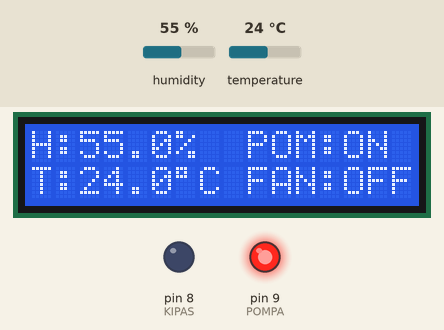
The sketch below on a simulated Arduino Uno, built with avr-gcc and run on an emulated ATmega328P. Shown: 16×2 character LCD, output pins drawn as LEDs (lit = HIGH). Inputs (shaded band) come from the test bench; at power-on: temperature 24 °C, humidity 55 %. What the sketch prints to the serial monitor is not drawn.

Above: at 4.7 s.
4.8 s: temperature set to 24.7 °C
At 6.5 s:
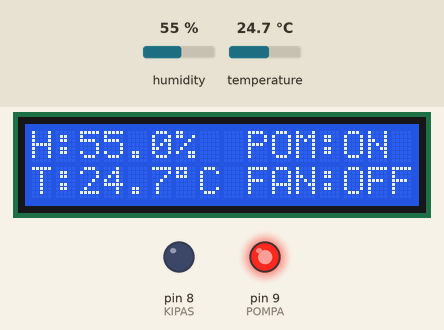
7.6 s: temperature set to 25.6 °C
At 8.3 s:
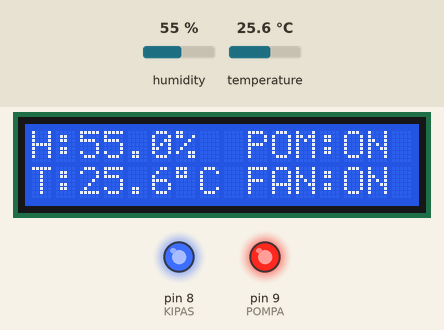
10.4 s: humidity set to 78 %
At 13.2 s:
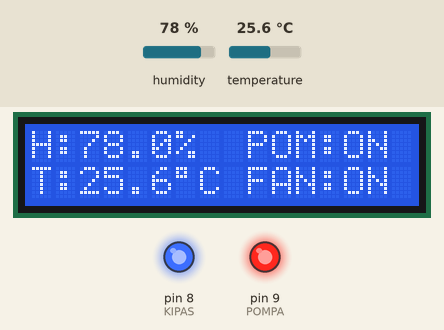
13.6 s: humidity set to 81 %
At 15.0 s:
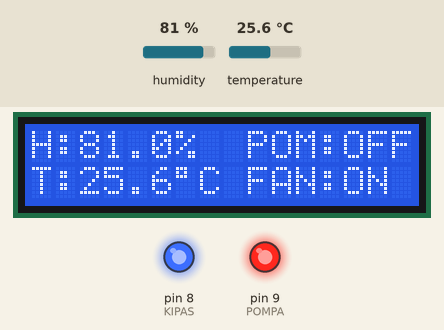
16.4 s: temperature set to 12 °C
At 16.9 s:
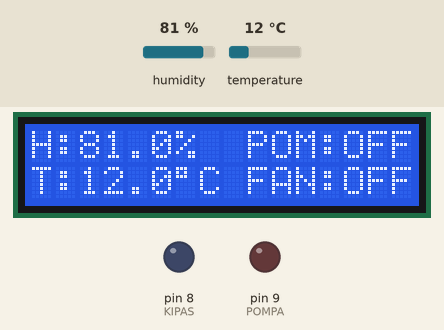
19.2 s: temperature set to 28 °C
At 21.8 s:
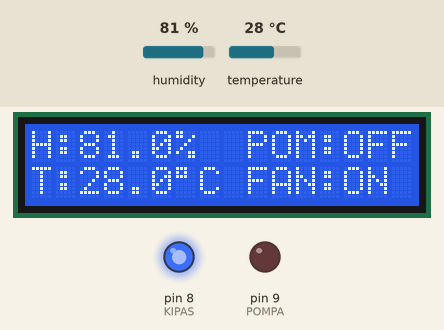
Timing chart, 0 to 23.2 s (numbered marks = the images above; inputs shaded):
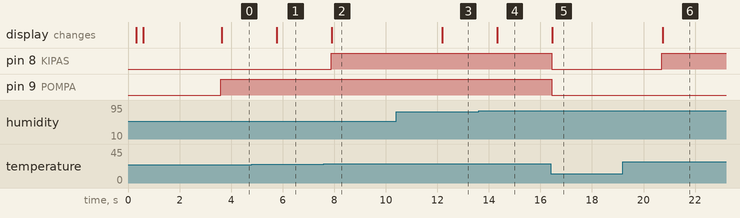

The sketch:

sketch.ino
```cpp
#include <DHT.h>
// #include  <Wire.h>
#include  <LiquidCrystal_I2C.h>

// LiquidCrystal_I2C adalah kelas
// mylcd adalah objek
LiquidCrystal_I2C mylcd(0x27, 16,2);  // Ganti 0x3F or 0x27 dengan address I2C anda

#define DHTPIN 5
#define DHTTYPE DHT22

const int KIPAS = 8;
const int POMPA = 9;

DHT dht(DHTPIN, DHTTYPE);

float hum;
float temp;


void setup()
{
  Serial.begin(9600);

  pinMode(POMPA, OUTPUT);
  pinMode(KIPAS, OUTPUT);
  dht.begin();
  mylcd.init();      //Initialisasi LCD
  mylcd.backlight();  // Mengaktifkan backligh LCD
  delay(250);
  mylcd.noBacklight(); // Menonaktifkan backligh LCD
  delay(250);
  mylcd.backlight();

  mylcd.setCursor(0,0); // Navigasi LCD pada baris 0 dan character ke 0
  mylcd.print("Edspert.id");
  mylcd.setCursor(0,1);
  mylcd.print("Bootcamp Ke-4");
  delay(3000);
 mylcd.clear();
}

void loop()
{
  hum = dht.readHumidity();
  temp = dht.readTemperature();

  // Silahkan tambahkan komponen LDR dan baca parameter LUXnya


  if (temp > 25 && hum < 80){
    digitalWrite(KIPAS, HIGH); // Kipas Menyala
    digitalWrite(POMPA, HIGH); // Pompa Menyala
    lcdMon("ON ", "ON ");
  }
  else if(temp > 25 && hum>= 80 ){
    digitalWrite(KIPAS, HIGH); // Kipas Menyala
    lcdMon("OFF", "ON ");
  }
  else if(temp <= 25 && hum < 80){
    digitalWrite(POMPA, HIGH); // Pompa Menyala
    lcdMon("ON ", "OFF");
  }
  else{
    digitalWrite(KIPAS, LOW); // Kipas Menyala
    digitalWrite(POMPA, LOW); // Pompa Menyala
    lcdMon("OFF", "OFF");
  }
  displayMon();

  delay(500);
}

void displayMon(){
  Serial.print("Humidity: ");
  Serial.print(hum);
  Serial.print("\t Temperaure: ");
  Serial.println(temp);
}

void lcdMon(String POM, String FAN){
    mylcd.setCursor(0,0);
    mylcd.print("H:");
    mylcd.print(hum,1);
    mylcd.print("%");
    mylcd.setCursor(9,0);
    mylcd.print("POM:");
    mylcd.print(POM);

    mylcd.setCursor(0,1);
    mylcd.print("T:");
    mylcd.print(temp,1);
    mylcd.print((char)223);// prints degree symbol
    mylcd.println("C");
    mylcd.setCursor(9,1);
    mylcd.print("FAN:");
    mylcd.print(FAN);
}
```

Measured:
- the behaviour switches between 25 and 25.1 °C on temperature (found by bisection; images 1 and 2)
- the behaviour switches between 79 and 80 % on humidity (found by bisection; images 3 and 4)
- after the input at 4.8 s, the display: changes after 0.97 s (image 1)
- after the input at 7.6 s, pin 8 (KIPAS): LOW → HIGH after 0.28 s; the display: changes after 0.31 s (image 2)
- after the input at 10.4 s, the display: changes after 1.8 s (image 3)
- after the input at 13.6 s, the display: changes after 0.73 s (image 4)
- after the input at 16.4 s, pin 8 (KIPAS), pin 9 (POMPA): HIGH → LOW at once; the display: changes after 0.07 s (image 5)
- after the input at 19.2 s, pin 8 (KIPAS): LOW → HIGH after 1.5 s; the display: changes after 1.5 s (image 6)
